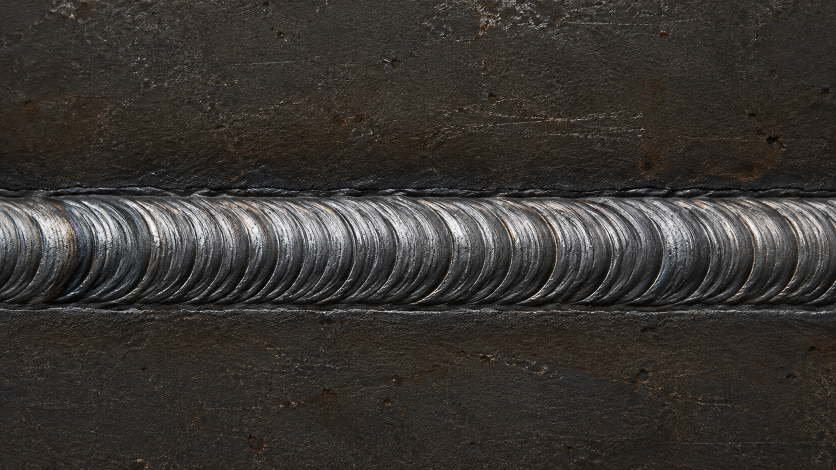
#> input picture data/raw/imagens/solda_aprovada.png, 1672 x 940 px (shown at 1/2 size)
$ python -i thermal.py   (imports and definitions only)
#> lines starting #> are read from the running program, lines starting #| are printed output that depends on the picture; after the words box and inside, x2 and y2 are one past the last pixel; in counts of white or black regions, pixels touching at a corner belong together
#> further down, picture is the input picture: shape (940, 1672, 3); mean B, G, R 49.4, 52.9, 56.7
"""Segmentação e análise de distribuição térmica / ZAC (Zona Afetada pelo Calor) VulcanTech."""
from __future__ import annotations

from dataclasses import asdict, dataclass
from pathlib import Path
from typing import Any

import cv2
import numpy as np

from .geometry import load_image


@dataclass(frozen=True)
class ThermalConfig:
    # Faixas HSV de calor (vermelho/laranja cruza limite H=0)
    hsv_ranges: tuple[tuple[tuple[int, int, int], tuple[int, int, int]], ...] = (
        ((0, 100, 100), (15, 255, 255)),
        ((165, 100, 100), (179, 255, 255)),
    )
    min_area: int = 20
    morph_kernel: int = 3
    morphology: bool = True
    temp_min_c: float = 25.0
    temp_max_c: float = 850.0

    def __post_init__(self) -> None:
        if self.min_area < 0 or self.morph_kernel < 1 or self.morph_kernel % 2 == 0:
            raise ValueError("Parâmetros térmicos inválidos")
        for lower, upper in self.hsv_ranges:
            if any(a < 0 or b > m or a > b for a, b, m in zip(lower, upper, (179, 255, 255))):
                raise ValueError("Faixa HSV inválida")


def analyze_thermal(
    path: str | Path | np.ndarray,
    output_dir: str | Path | None = None,
    config: ThermalConfig | None = None,
    include_artifacts: bool = False,
) -> dict[str, Any]:
    """Segmenta hotspots térmicos e calcula percentual da Zona Afetada pelo Calor (ZAC/HAZ)."""
    cfg = config or ThermalConfig()
    source = Path(path) if not isinstance(path, np.ndarray) else None
    image = load_image(source) if source is not None else path.copy()
    if image.size == 0:
        raise ValueError("Imagem de entrada vazia")
    if image.ndim != 3 or image.shape[2] < 3:
        raise ValueError("Imagem térmica deve conter pelo menos três canais BGR")

    bgr = image[:, :, :3].copy()
    hsv = cv2.cvtColor(bgr, cv2.COLOR_BGR2HSV)
#> hsv: shape (940, 1672, 3); mean H, S, V 35.5, 44.1, 57.3
    mask = np.zeros(image.shape[:2], dtype=np.uint8)
    for lower, upper in cfg.hsv_ranges:
        mask = cv2.bitwise_or(
            mask,
            cv2.inRange(
                hsv, np.array(lower, dtype=np.uint8), np.array(upper, dtype=np.uint8)
            ),
        )
#> this loop made 2 passes
#> pass 1, in analyze_thermal, `mask = cv2.bitwise_or( mask, cv2.inRange( hsv, np.array(lower, dtype=n..`:
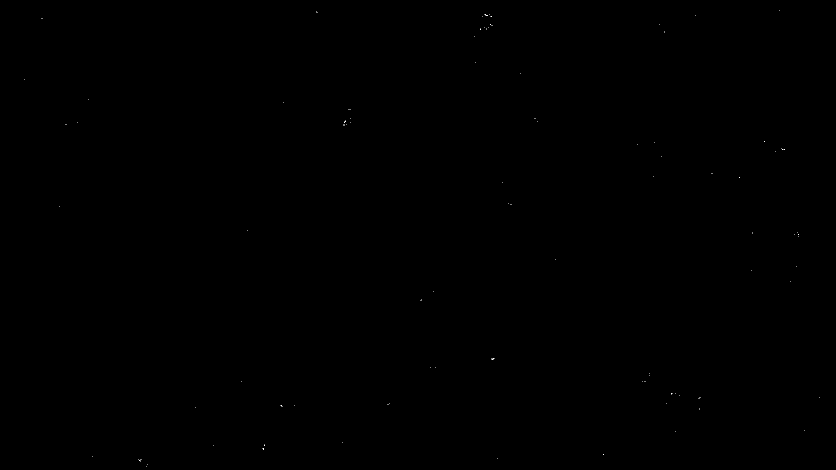
#> mask: shape (940, 1672) (shown at 1/2 size); 0.01% white in thin lines or dots

    if cfg.morphology:
        kernel = cv2.getStructuringElement(
            cv2.MORPH_ELLIPSE, (cfg.morph_kernel, cfg.morph_kernel)
        )
        mask = cv2.morphologyEx(mask, cv2.MORPH_OPEN, kernel)
#> mask: shape (940, 1672); every value is 0
        mask = cv2.morphologyEx(mask, cv2.MORPH_CLOSE, kernel)

    contours, _ = cv2.findContours(mask.copy(), cv2.RETR_EXTERNAL, cv2.CHAIN_APPROX_SIMPLE)
#> contours = []
    regions: list[dict[str, Any]] = []
    for contour in contours:
        area = float(cv2.contourArea(contour))
        if area < cfg.min_area:
            continue
        x, y, w, h = (int(v) for v in cv2.boundingRect(contour))
        regions.append({"area": area, "bbox": {"x": x, "y": y, "width": w, "height": h}})
#> this loop made 0 passes
#> after the loop, regions = []

    regions.sort(key=lambda r: (r["bbox"]["y"], r["bbox"]["x"]))
    annotated = bgr.copy()
    for region in regions:
        box = region["bbox"]
        cv2.rectangle(
            annotated,
            (box["x"], box["y"]),
            (box["x"] + box["width"], box["y"] + box["height"]),
            (0, 255, 0),
            2,
        )

    mask_fraction = float(np.count_nonzero(mask) / mask.size)
#> mask_fraction = 0
    peak_temp = cfg.temp_min_c + mask_fraction * (cfg.temp_max_c - cfg.temp_min_c) * 1.8
#> peak_temp = 25
    peak_temp = min(cfg.temp_max_c, max(cfg.temp_min_c, peak_temp))

    # Critério de aceitação metalúrgica: ZAC excessiva (>25% ou >650°C) reprova
    status = "REPROVADA" if (mask_fraction > 0.25 or peak_temp > 650.0) else "APROVADA"
#> status = 'APROVADA'

    outputs: dict[str, str] = {}
    if output_dir is not None:
        out = Path(output_dir)
        out.mkdir(parents=True, exist_ok=True)
        for name, data in (("mascaras", mask), ("anotadas", annotated)):
            dest = out / f"{source.stem if source else 'imagem'}_{name}.png"
            if not cv2.imwrite(str(dest), data):
                raise OSError(f"Não foi possível salvar resultado: {dest}")
            outputs[name] = str(dest)

    h, w = image.shape[:2]
#> h = 940; w = 1672
    result: dict[str, Any] = {
        "path": str(source) if source else "<imagem em memória>",
        "width": int(w),
        "height": int(h),
        "channels": int(image.shape[2]),
        "region_count": len(regions),
        "regions": regions,
        "mask_fraction": mask_fraction,
        "zac_area_pct": round(mask_fraction * 100.0, 2),
        "estimated_peak_c": round(peak_temp, 1),
        "status": status,
        "parameters": asdict(cfg),
        "outputs": outputs,
        "interpretation": f"ZAC: {mask_fraction*100:.1f}% da área total | Pico: {peak_temp:.1f} °C.",
        "warnings": [],
        "errors": [],
    }
    if include_artifacts:
        result["artifacts"] = {"mask": mask, "annotated": annotated}
    return result


def classify_thermal_against_references(
    image: np.ndarray,
    normal_reference: np.ndarray | None = None,
    overheated_reference: np.ndarray | None = None,
    max_hotspot_ratio: float = 0.22,
) -> dict[str, Any]:
    """Classifica se o perfil térmico da junta soldada está conforme ou superaquecido."""
    analysis = analyze_thermal(image, include_artifacts=True)
#> analysis = 16 items
    mask_frac = analysis.get("mask_fraction", 0.0)
#> mask_frac = 0
    approved = mask_frac <= max_hotspot_ratio
#> approved = True
    status = "APROVADA" if approved else "REPROVADA"
#> status = 'APROVADA'
    confidence = 0.96 if approved else min(0.99, 0.70 + mask_frac * 1.2)
#> confidence = 0.96

    return {
        "status": status,
        "approved": approved,
        "confidence": confidence,
        "mask_fraction": mask_frac,
        "estimated_peak_c": analysis.get("estimated_peak_c", 0.0),
        "artifacts": analysis.get("artifacts", {}),
    }

>>> import cv2
>>> picture = cv2.imread('../data/raw/imagens/solda_aprovada.png')
>>> result = classify_thermal_against_references(picture)
#> result = 6 items

$ run again, on data/raw/imagens/solda_reprovada.png
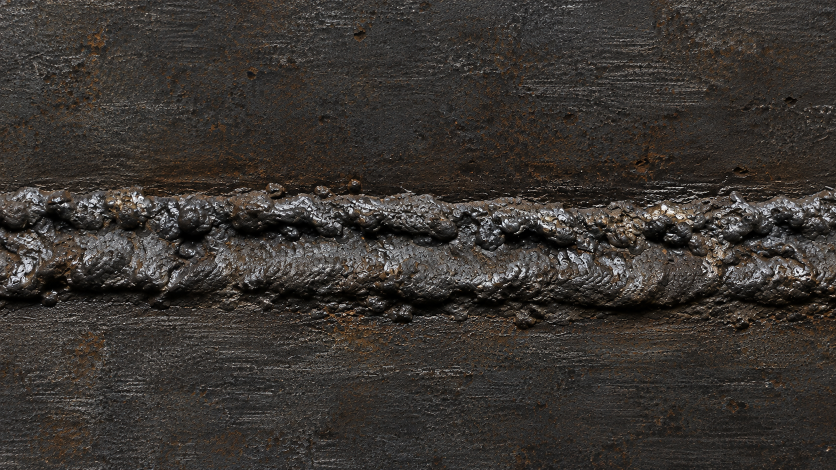
#> input picture data/raw/imagens/solda_reprovada.png, 1672 x 940 px (shown at 1/2 size)
#> picture is the input picture: shape (940, 1672, 3); mean B, G, R 48.6, 52.7, 57.3
#> hsv: shape (940, 1672, 3); mean H, S, V 31.8, 46.2, 57.6
#> the loop in analyze_thermal, `for lower, upper in cfg.hsv_ranges:` made 2 passes
#> pass 1, in analyze_thermal, `mask = cv2.bitwise_or( mask, cv2.inRange( hsv, np.array(lower, dtype=n..`:
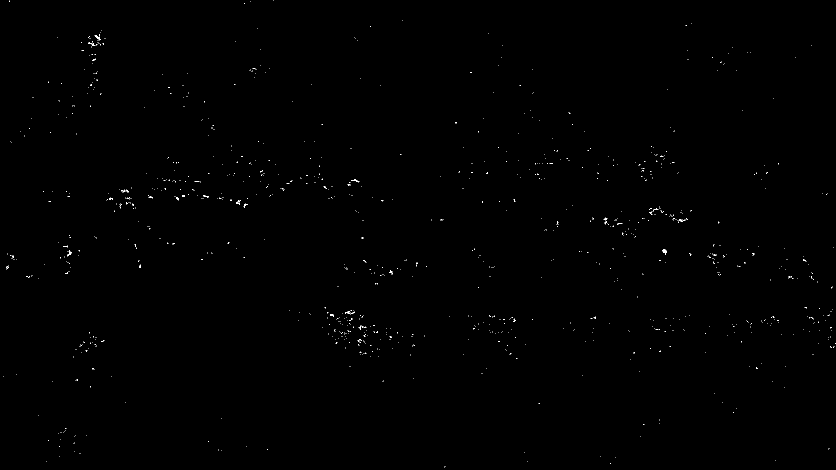
#> mask: shape (940, 1672) (shown at 1/2 size); 0.18% white in thin lines or dots
#> contours = 37 contours, 35 with area under 20; largest, box (x1, y1, x2, y2) and area: (1327, 498, 1333, 507) 24, (191, 71, 201, 80) 21
#> the loop in analyze_thermal, `for contour in contours:` made 37 passes
#> (area, x, y, w, h) on passes 15, 37: (24.5, 1327, 498, 6, 9), (21, 191, 71, 10, 9)
#> after the loop in analyze_thermal, `for contour in contours:`: regions = 2 items
#> the loop in analyze_thermal, `for region in regions:` made 2 passes
#> box on passes 1 to 2: {'x': 191, 'y': 71, 'width': 10, 'height': 9}, {'x': 1327, 'y': 498, 'width': 6, 'height': 9}
#> mask_fraction = 0.000204
#> peak_temp = 25.3
#> in analyze_thermal, `status = "REPROVADA" if (mask_fraction > 0.25 or peak_temp > 650.0) el..`: status = 'APROVADA'
#> analysis = 16 items
#> mask_frac = 0.000204
#> approved = True
#> in classify_thermal_against_references, `status = "APROVADA" if approved else "REPROVADA"`: status = 'APROVADA'
#> confidence = 0.96
#> result = 6 items

$ run again, on data/raw/imagens/termica_solda_reprovada.png
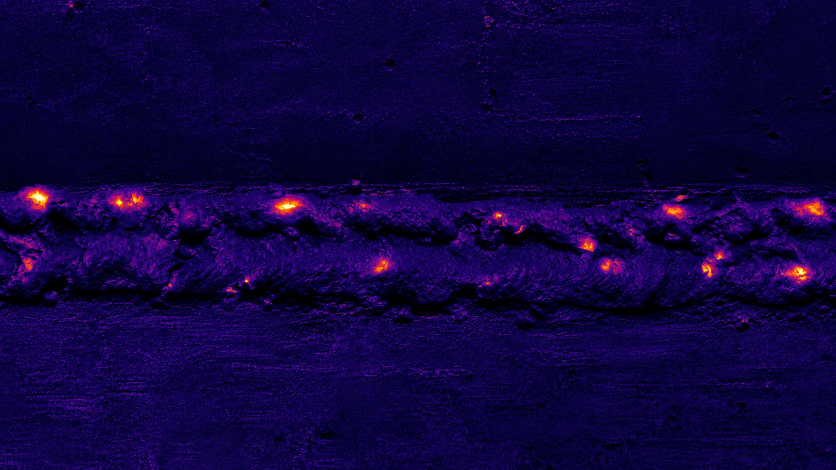
#> input picture data/raw/imagens/termica_solda_reprovada.png, 1672 x 940 px (shown at 1/2 size)
#> picture is the input picture: shape (940, 1672, 3); mean B, G, R 63.7, 3.2, 15.5
#> hsv: shape (940, 1672, 3); mean H, S, V 123.7, 244.9, 64.8
#> the loop in analyze_thermal, `for lower, upper in cfg.hsv_ranges:` made 2 passes
#> pass 1, in analyze_thermal, `mask = cv2.bitwise_or( mask, cv2.inRange( hsv, np.array(lower, dtype=n..`:
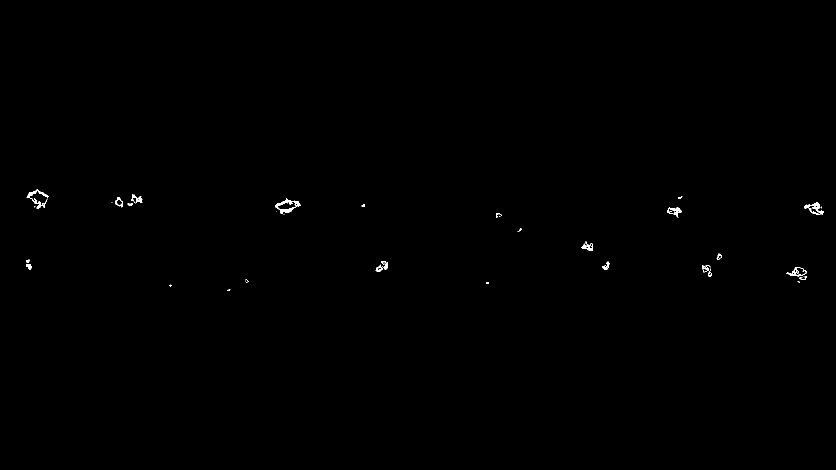
#> mask: shape (940, 1672) (shown at 1/2 size); 0.19% white; 40 white regions (18 under 20 px), largest, box (x1, y1, x2, y2) and area: (550, 397, 601, 428) 500, (53, 379, 97, 417) 397, (1608, 405, 1647, 430) 363
#> contours = 35 contours, 14 with area under 20; largest, box (x1, y1, x2, y2) and area: (549, 396, 607, 430) 1187, (1571, 531, 1621, 566) 888, (219, 384, 287, 419) 812, (52, 377, 98, 419) 690, (1591, 403, 1648, 431) 677
#> the loop in analyze_thermal, `for contour in contours:` made 35 passes
#> (area, x, y, w, h) on passes 2, 3, 4, 7, 11, 12, 14, 15: (52, 454, 576, 18, 9), (21.5, 337, 566, 7, 8), (23.5, 972, 563, 7, 6), (35, 1415, 546, 12, 9), (888.5, 1571, 531, 50, 35), (149.5, 1403, 526, 25, 17), (26.5, 1229, 520, 7, 9), (238, 1202, 519, 20, 22)
#> after the loop in analyze_thermal, `for contour in contours:`: regions = 21 items
#> the loop in analyze_thermal, `for region in regions:` made 21 passes
#> box on passes 1 to 8: {'x': 52, 'y': 377, 'width': 46, 'height': 42}, {'x': 219, 'y': 384, 'width': 68, 'height': 35}, {'x': 1355, 'y': 392, 'width': 12, 'height': 7}, {'x': 549, 'y': 396, 'width': 58, 'height': 34}, {'x': 1591, 'y': 403, 'width': 57, 'height': 28}, {'x': 719, 'y': 407, 'width': 17, 'height': 9}, {'x': 1327, 'y': 410, 'width': 40, 'height': 28}, {'x': 986, 'y': 424, 'width': 14, 'height': 15}
#> after the loop in analyze_thermal, `for region in regions:`:
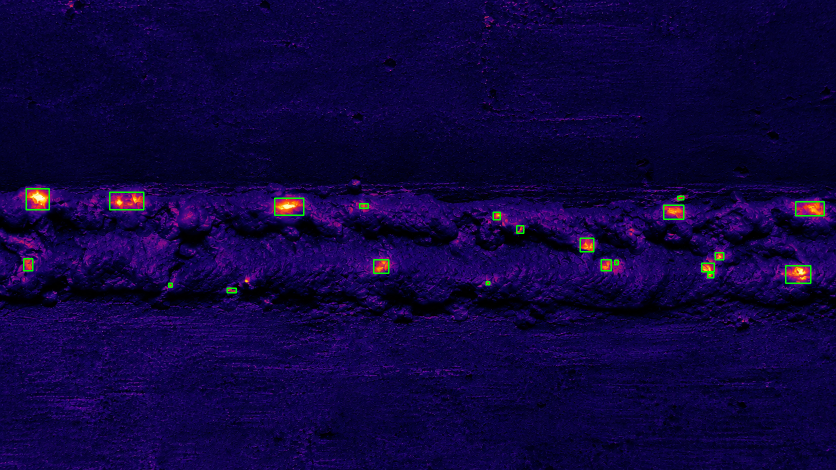
#> annotated: shape (940, 1672, 3) (shown at 1/2 size); 0.37% of pixels changed, all inside (x1, y1, x2, y2) = (46, 376, 1650, 587)
#> mask_fraction = 0.00442
#> peak_temp = 31.57
#> in analyze_thermal, `status = "REPROVADA" if (mask_fraction > 0.25 or peak_temp > 650.0) el..`: status = 'APROVADA'
#> analysis = 16 items
#> mask_frac = 0.00442
#> approved = True
#> in classify_thermal_against_references, `status = "APROVADA" if approved else "REPROVADA"`: status = 'APROVADA'
#> confidence = 0.96
#> result = 6 items
